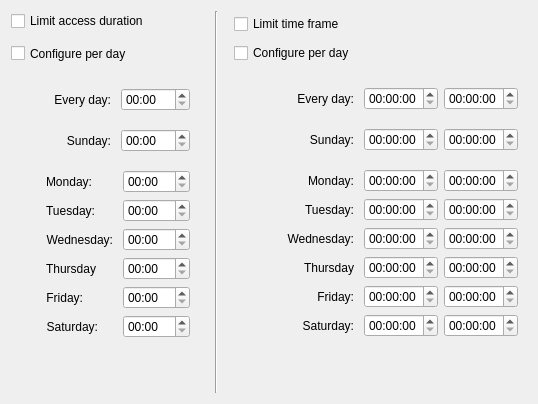
<?xml version="1.0" encoding="UTF-8"?>
<ui version="4.0">
 <class>Form</class>
 <widget class="QWidget" name="Form">
  <property name="geometry">
   <rect>
    <x>0</x>
    <y>0</y>
    <width>510</width>
    <height>347</height>
   </rect>
  </property>
  <property name="sizePolicy">
   <sizepolicy hsizetype="Preferred" vsizetype="Preferred">
    <horstretch>0</horstretch>
    <verstretch>0</verstretch>
   </sizepolicy>
  </property>
  <property name="minimumSize">
   <size>
    <width>0</width>
    <height>0</height>
   </size>
  </property>
  <property name="windowTitle">
   <string>Form</string>
  </property>
  <layout class="QGridLayout" name="gridLayout_4">
   <item row="0" column="0">
    <widget class="QCheckBox" name="ckLimit">
     <property name="layoutDirection">
      <enum>Qt::LeftToRight</enum>
     </property>
     <property name="text">
      <string>Limit access duration</string>
     </property>
    </widget>
   </item>
   <item row="0" column="2" rowspan="4">
    <widget class="Line" name="line">
     <property name="sizePolicy">
      <sizepolicy hsizetype="Minimum" vsizetype="Minimum">
       <horstretch>0</horstretch>
       <verstretch>0</verstretch>
      </sizepolicy>
     </property>
     <property name="orientation">
      <enum>Qt::Vertical</enum>
     </property>
    </widget>
   </item>
   <item row="0" column="4" rowspan="2">
    <widget class="QCheckBox" name="ckBound">
     <property name="enabled">
      <bool>true</bool>
     </property>
     <property name="layoutDirection">
      <enum>Qt::LeftToRight</enum>
     </property>
     <property name="text">
      <string>Limit time frame</string>
     </property>
    </widget>
   </item>
   <item row="2" column="0">
    <widget class="QWidget" name="wgLimitConf" native="true">
     <property name="sizePolicy">
      <sizepolicy hsizetype="Preferred" vsizetype="Minimum">
       <horstretch>0</horstretch>
       <verstretch>0</verstretch>
      </sizepolicy>
     </property>
     <layout class="QGridLayout" name="gridLayout">
      <property name="verticalSpacing">
       <number>0</number>
      </property>
      <property name="margin">
       <number>0</number>
      </property>
      <item row="0" column="0" colspan="2">
       <widget class="QCheckBox" name="ckLimitDay">
        <property name="minimumSize">
         <size>
          <width>0</width>
          <height>21</height>
         </size>
        </property>
        <property name="layoutDirection">
         <enum>Qt::LeftToRight</enum>
        </property>
        <property name="text">
         <string>Configure per day</string>
        </property>
       </widget>
      </item>
      <item row="1" column="1">
       <spacer name="verticalSpacer_6">
        <property name="orientation">
         <enum>Qt::Vertical</enum>
        </property>
        <property name="sizeType">
         <enum>QSizePolicy::Fixed</enum>
        </property>
        <property name="sizeHint" stdset="0">
         <size>
          <width>20</width>
          <height>15</height>
         </size>
        </property>
       </spacer>
      </item>
      <item row="2" column="1">
       <widget class="QWidget" name="wgLimitEveryDay" native="true">
        <layout class="QHBoxLayout" name="horizontalLayout_5">
         <item>
          <widget class="QLabel" name="lbLimit_0">
           <property name="minimumSize">
            <size>
             <width>0</width>
             <height>23</height>
            </size>
           </property>
           <property name="text">
            <string>Every day:</string>
           </property>
           <property name="alignment">
            <set>Qt::AlignRight|Qt::AlignTrailing|Qt::AlignVCenter</set>
           </property>
           <property name="margin">
            <number>0</number>
           </property>
           <property name="indent">
            <number>4</number>
           </property>
          </widget>
         </item>
         <item>
          <widget class="QTimeEdit" name="sbLimit_7">
           <property name="maximumSize">
            <size>
             <width>16777215</width>
             <height>16777215</height>
            </size>
           </property>
           <property name="displayFormat">
            <string>hh:mm</string>
           </property>
          </widget>
         </item>
        </layout>
       </widget>
      </item>
      <item row="3" column="0" rowspan="2">
       <spacer name="horizontalSpacer_6">
        <property name="orientation">
         <enum>Qt::Horizontal</enum>
        </property>
        <property name="sizeType">
         <enum>QSizePolicy::Fixed</enum>
        </property>
        <property name="sizeHint" stdset="0">
         <size>
          <width>20</width>
          <height>18</height>
         </size>
        </property>
       </spacer>
      </item>
      <item row="3" column="1">
       <layout class="QVBoxLayout" name="lyLimitWeek">
        <property name="spacing">
         <number>0</number>
        </property>
        <item>
         <widget class="QWidget" name="wgLimitSunday" native="true">
          <layout class="QHBoxLayout" name="horizontalLayout_6">
           <item>
            <widget class="QLabel" name="lbLimit_7">
             <property name="sizePolicy">
              <sizepolicy hsizetype="Preferred" vsizetype="Minimum">
               <horstretch>0</horstretch>
               <verstretch>0</verstretch>
              </sizepolicy>
             </property>
             <property name="minimumSize">
              <size>
               <width>0</width>
               <height>23</height>
              </size>
             </property>
             <property name="text">
              <string>Sunday:</string>
             </property>
             <property name="alignment">
              <set>Qt::AlignRight|Qt::AlignTrailing|Qt::AlignVCenter</set>
             </property>
             <property name="margin">
              <number>0</number>
             </property>
             <property name="indent">
              <number>4</number>
             </property>
            </widget>
           </item>
           <item>
            <widget class="QTimeEdit" name="sbLimit_0">
             <property name="maximumSize">
              <size>
               <width>16777215</width>
               <height>16777215</height>
              </size>
             </property>
             <property name="displayFormat">
              <string>hh:mm</string>
             </property>
            </widget>
           </item>
          </layout>
         </widget>
        </item>
        <item>
         <widget class="QWidget" name="wgLimitWeek" native="true">
          <layout class="QFormLayout" name="formLayout">
           <property name="fieldGrowthPolicy">
            <enum>QFormLayout::ExpandingFieldsGrow</enum>
           </property>
           <item row="0" column="0">
            <widget class="QLabel" name="lbLimit_1">
             <property name="minimumSize">
              <size>
               <width>0</width>
               <height>23</height>
              </size>
             </property>
             <property name="text">
              <string>Monday:</string>
             </property>
             <property name="alignment">
              <set>Qt::AlignRight|Qt::AlignTrailing|Qt::AlignVCenter</set>
             </property>
             <property name="margin">
              <number>0</number>
             </property>
             <property name="indent">
              <number>4</number>
             </property>
            </widget>
           </item>
           <item row="0" column="1">
            <widget class="QTimeEdit" name="sbLimit_1">
             <property name="minimumSize">
              <size>
               <width>67</width>
               <height>0</height>
              </size>
             </property>
             <property name="maximumSize">
              <size>
               <width>16777215</width>
               <height>16777215</height>
              </size>
             </property>
             <property name="displayFormat">
              <string>hh:mm</string>
             </property>
            </widget>
           </item>
           <item row="1" column="0">
            <widget class="QLabel" name="lbLimit_2">
             <property name="minimumSize">
              <size>
               <width>0</width>
               <height>23</height>
              </size>
             </property>
             <property name="text">
              <string>Tuesday:</string>
             </property>
             <property name="alignment">
              <set>Qt::AlignRight|Qt::AlignTrailing|Qt::AlignVCenter</set>
             </property>
             <property name="margin">
              <number>0</number>
             </property>
             <property name="indent">
              <number>4</number>
             </property>
            </widget>
           </item>
           <item row="1" column="1">
            <widget class="QTimeEdit" name="sbLimit_2">
             <property name="minimumSize">
              <size>
               <width>67</width>
               <height>0</height>
              </size>
             </property>
             <property name="maximumSize">
              <size>
               <width>16777215</width>
               <height>16777215</height>
              </size>
             </property>
             <property name="displayFormat">
              <string>hh:mm</string>
             </property>
            </widget>
           </item>
           <item row="2" column="0">
            <widget class="QLabel" name="lbLimit_3">
             <property name="minimumSize">
              <size>
               <width>0</width>
               <height>23</height>
              </size>
             </property>
             <property name="text">
              <string>Wednesday:</string>
             </property>
             <property name="alignment">
              <set>Qt::AlignRight|Qt::AlignTrailing|Qt::AlignVCenter</set>
             </property>
             <property name="margin">
              <number>0</number>
             </property>
             <property name="indent">
              <number>4</number>
             </property>
            </widget>
           </item>
           <item row="2" column="1">
            <widget class="QTimeEdit" name="sbLimit_3">
             <property name="minimumSize">
              <size>
               <width>67</width>
               <height>0</height>
              </size>
             </property>
             <property name="maximumSize">
              <size>
               <width>16777215</width>
               <height>16777215</height>
              </size>
             </property>
             <property name="displayFormat">
              <string>hh:mm</string>
             </property>
            </widget>
           </item>
           <item row="3" column="0">
            <widget class="QLabel" name="lbLimit_4">
             <property name="minimumSize">
              <size>
               <width>0</width>
               <height>23</height>
              </size>
             </property>
             <property name="text">
              <string>Thursday</string>
             </property>
             <property name="alignment">
              <set>Qt::AlignRight|Qt::AlignTrailing|Qt::AlignVCenter</set>
             </property>
             <property name="margin">
              <number>0</number>
             </property>
             <property name="indent">
              <number>4</number>
             </property>
            </widget>
           </item>
           <item row="3" column="1">
            <widget class="QTimeEdit" name="sbLimit_4">
             <property name="minimumSize">
              <size>
               <width>67</width>
               <height>0</height>
              </size>
             </property>
             <property name="maximumSize">
              <size>
               <width>16777215</width>
               <height>16777215</height>
              </size>
             </property>
             <property name="displayFormat">
              <string>hh:mm</string>
             </property>
            </widget>
           </item>
           <item row="4" column="0">
            <widget class="QLabel" name="lbLimit_5">
             <property name="minimumSize">
              <size>
               <width>0</width>
               <height>23</height>
              </size>
             </property>
             <property name="text">
              <string>Friday:</string>
             </property>
             <property name="alignment">
              <set>Qt::AlignRight|Qt::AlignTrailing|Qt::AlignVCenter</set>
             </property>
             <property name="margin">
              <number>0</number>
             </property>
             <property name="indent">
              <number>4</number>
             </property>
            </widget>
           </item>
           <item row="4" column="1">
            <widget class="QTimeEdit" name="sbLimit_5">
             <property name="minimumSize">
              <size>
               <width>67</width>
               <height>0</height>
              </size>
             </property>
             <property name="maximumSize">
              <size>
               <width>16777215</width>
               <height>16777215</height>
              </size>
             </property>
             <property name="displayFormat">
              <string>hh:mm</string>
             </property>
            </widget>
           </item>
           <item row="5" column="0">
            <widget class="QLabel" name="lbLimit_6">
             <property name="minimumSize">
              <size>
               <width>0</width>
               <height>23</height>
              </size>
             </property>
             <property name="text">
              <string>Saturday:</string>
             </property>
             <property name="alignment">
              <set>Qt::AlignRight|Qt::AlignTrailing|Qt::AlignVCenter</set>
             </property>
             <property name="margin">
              <number>0</number>
             </property>
             <property name="indent">
              <number>4</number>
             </property>
            </widget>
           </item>
           <item row="5" column="1">
            <widget class="QTimeEdit" name="sbLimit_6">
             <property name="minimumSize">
              <size>
               <width>67</width>
               <height>0</height>
              </size>
             </property>
             <property name="maximumSize">
              <size>
               <width>16777215</width>
               <height>16777215</height>
              </size>
             </property>
             <property name="displayFormat">
              <string>hh:mm</string>
             </property>
            </widget>
           </item>
          </layout>
         </widget>
        </item>
       </layout>
      </item>
      <item row="4" column="1">
       <spacer name="verticalSpacer">
        <property name="orientation">
         <enum>Qt::Vertical</enum>
        </property>
        <property name="sizeHint" stdset="0">
         <size>
          <width>20</width>
          <height>40</height>
         </size>
        </property>
       </spacer>
      </item>
     </layout>
    </widget>
   </item>
   <item row="2" column="1">
    <spacer name="horizontalSpacer_4">
     <property name="orientation">
      <enum>Qt::Horizontal</enum>
     </property>
     <property name="sizeType">
      <enum>QSizePolicy::MinimumExpanding</enum>
     </property>
     <property name="sizeHint" stdset="0">
      <size>
       <width>10</width>
       <height>163</height>
      </size>
     </property>
    </spacer>
   </item>
   <item row="2" column="3">
    <spacer name="horizontalSpacer_5">
     <property name="orientation">
      <enum>Qt::Horizontal</enum>
     </property>
     <property name="sizeType">
      <enum>QSizePolicy::Fixed</enum>
     </property>
     <property name="sizeHint" stdset="0">
      <size>
       <width>10</width>
       <height>163</height>
      </size>
     </property>
    </spacer>
   </item>
   <item row="2" column="4">
    <widget class="QWidget" name="wgBoundConf" native="true">
     <property name="sizePolicy">
      <sizepolicy hsizetype="Preferred" vsizetype="Minimum">
       <horstretch>0</horstretch>
       <verstretch>0</verstretch>
      </sizepolicy>
     </property>
     <layout class="QGridLayout" name="gridLayout_3">
      <property name="verticalSpacing">
       <number>0</number>
      </property>
      <property name="margin">
       <number>0</number>
      </property>
      <item row="0" column="0" colspan="3">
       <widget class="QCheckBox" name="ckBoundDay">
        <property name="enabled">
         <bool>true</bool>
        </property>
        <property name="layoutDirection">
         <enum>Qt::LeftToRight</enum>
        </property>
        <property name="text">
         <string>Configure per day</string>
        </property>
       </widget>
      </item>
      <item row="1" column="1" colspan="3">
       <spacer name="verticalSpacer_7">
        <property name="orientation">
         <enum>Qt::Vertical</enum>
        </property>
        <property name="sizeType">
         <enum>QSizePolicy::Fixed</enum>
        </property>
        <property name="sizeHint" stdset="0">
         <size>
          <width>20</width>
          <height>15</height>
         </size>
        </property>
       </spacer>
      </item>
      <item row="2" column="1" colspan="3">
       <widget class="QWidget" name="wgBoundEveryDay" native="true">
        <layout class="QHBoxLayout" name="horizontalLayout">
         <item>
          <widget class="QLabel" name="lbLimit_8">
           <property name="minimumSize">
            <size>
             <width>0</width>
             <height>23</height>
            </size>
           </property>
           <property name="text">
            <string>Every day:</string>
           </property>
           <property name="alignment">
            <set>Qt::AlignRight|Qt::AlignTrailing|Qt::AlignVCenter</set>
           </property>
           <property name="margin">
            <number>0</number>
           </property>
           <property name="indent">
            <number>4</number>
           </property>
          </widget>
         </item>
         <item>
          <widget class="QTimeEdit" name="sbFrom_7">
           <property name="enabled">
            <bool>true</bool>
           </property>
           <property name="maximumSize">
            <size>
             <width>16777215</width>
             <height>16777215</height>
            </size>
           </property>
          </widget>
         </item>
         <item>
          <widget class="QTimeEdit" name="sbTo_7">
           <property name="enabled">
            <bool>true</bool>
           </property>
           <property name="maximumSize">
            <size>
             <width>16777215</width>
             <height>16777215</height>
            </size>
           </property>
          </widget>
         </item>
        </layout>
       </widget>
      </item>
      <item row="3" column="0" rowspan="2">
       <spacer name="horizontalSpacer_7">
        <property name="orientation">
         <enum>Qt::Horizontal</enum>
        </property>
        <property name="sizeType">
         <enum>QSizePolicy::Fixed</enum>
        </property>
        <property name="sizeHint" stdset="0">
         <size>
          <width>20</width>
          <height>48</height>
         </size>
        </property>
       </spacer>
      </item>
      <item row="3" column="1" colspan="3">
       <layout class="QVBoxLayout" name="lyBoundWeek">
        <property name="spacing">
         <number>0</number>
        </property>
        <item>
         <widget class="QWidget" name="wgBoundSunday" native="true">
          <property name="sizePolicy">
           <sizepolicy hsizetype="Preferred" vsizetype="Minimum">
            <horstretch>0</horstretch>
            <verstretch>0</verstretch>
           </sizepolicy>
          </property>
          <layout class="QHBoxLayout" name="horizontalLayout_3">
           <item>
            <widget class="QLabel" name="lbLimit_9">
             <property name="minimumSize">
              <size>
               <width>0</width>
               <height>23</height>
              </size>
             </property>
             <property name="text">
              <string>Sunday:</string>
             </property>
             <property name="alignment">
              <set>Qt::AlignRight|Qt::AlignTrailing|Qt::AlignVCenter</set>
             </property>
             <property name="margin">
              <number>0</number>
             </property>
             <property name="indent">
              <number>4</number>
             </property>
            </widget>
           </item>
           <item>
            <widget class="QTimeEdit" name="sbFrom_0">
             <property name="enabled">
              <bool>true</bool>
             </property>
             <property name="maximumSize">
              <size>
               <width>16777215</width>
               <height>16777215</height>
              </size>
             </property>
            </widget>
           </item>
           <item>
            <widget class="QTimeEdit" name="sbTo_0">
             <property name="enabled">
              <bool>true</bool>
             </property>
             <property name="maximumSize">
              <size>
               <width>16777215</width>
               <height>16777215</height>
              </size>
             </property>
            </widget>
           </item>
          </layout>
         </widget>
        </item>
        <item>
         <widget class="QWidget" name="wgBoundWeek" native="true">
          <layout class="QGridLayout" name="gridLayout_2">
           <item row="0" column="0">
            <widget class="QLabel" name="lbLimit_10">
             <property name="minimumSize">
              <size>
               <width>0</width>
               <height>23</height>
              </size>
             </property>
             <property name="text">
              <string>Monday:</string>
             </property>
             <property name="alignment">
              <set>Qt::AlignRight|Qt::AlignTrailing|Qt::AlignVCenter</set>
             </property>
             <property name="margin">
              <number>0</number>
             </property>
             <property name="indent">
              <number>4</number>
             </property>
            </widget>
           </item>
           <item row="0" column="1">
            <widget class="QTimeEdit" name="sbFrom_1">
             <property name="enabled">
              <bool>true</bool>
             </property>
             <property name="maximumSize">
              <size>
               <width>16777215</width>
               <height>16777215</height>
              </size>
             </property>
            </widget>
           </item>
           <item row="0" column="2">
            <widget class="QTimeEdit" name="sbTo_1">
             <property name="enabled">
              <bool>true</bool>
             </property>
             <property name="maximumSize">
              <size>
               <width>16777215</width>
               <height>16777215</height>
              </size>
             </property>
            </widget>
           </item>
           <item row="1" column="0">
            <widget class="QLabel" name="lbLimit_11">
             <property name="minimumSize">
              <size>
               <width>0</width>
               <height>23</height>
              </size>
             </property>
             <property name="text">
              <string>Tuesday:</string>
             </property>
             <property name="alignment">
              <set>Qt::AlignRight|Qt::AlignTrailing|Qt::AlignVCenter</set>
             </property>
             <property name="margin">
              <number>0</number>
             </property>
             <property name="indent">
              <number>4</number>
             </property>
            </widget>
           </item>
           <item row="1" column="1">
            <widget class="QTimeEdit" name="sbFrom_2">
             <property name="enabled">
              <bool>true</bool>
             </property>
             <property name="maximumSize">
              <size>
               <width>16777215</width>
               <height>16777215</height>
              </size>
             </property>
            </widget>
           </item>
           <item row="1" column="2">
            <widget class="QTimeEdit" name="sbTo_2">
             <property name="enabled">
              <bool>true</bool>
             </property>
             <property name="maximumSize">
              <size>
               <width>16777215</width>
               <height>16777215</height>
              </size>
             </property>
            </widget>
           </item>
           <item row="2" column="0">
            <widget class="QLabel" name="lbLimit_12">
             <property name="minimumSize">
              <size>
               <width>0</width>
               <height>23</height>
              </size>
             </property>
             <property name="text">
              <string>Wednesday:</string>
             </property>
             <property name="alignment">
              <set>Qt::AlignRight|Qt::AlignTrailing|Qt::AlignVCenter</set>
             </property>
             <property name="margin">
              <number>0</number>
             </property>
             <property name="indent">
              <number>4</number>
             </property>
            </widget>
           </item>
           <item row="2" column="1">
            <widget class="QTimeEdit" name="sbFrom_3">
             <property name="enabled">
              <bool>true</bool>
             </property>
             <property name="maximumSize">
              <size>
               <width>16777215</width>
               <height>16777215</height>
              </size>
             </property>
            </widget>
           </item>
           <item row="2" column="2">
            <widget class="QTimeEdit" name="sbTo_3">
             <property name="enabled">
              <bool>true</bool>
             </property>
             <property name="maximumSize">
              <size>
               <width>16777215</width>
               <height>16777215</height>
              </size>
             </property>
            </widget>
           </item>
           <item row="3" column="0">
            <widget class="QLabel" name="lbLimit_13">
             <property name="minimumSize">
              <size>
               <width>0</width>
               <height>23</height>
              </size>
             </property>
             <property name="text">
              <string>Thursday</string>
             </property>
             <property name="alignment">
              <set>Qt::AlignRight|Qt::AlignTrailing|Qt::AlignVCenter</set>
             </property>
             <property name="margin">
              <number>0</number>
             </property>
             <property name="indent">
              <number>4</number>
             </property>
            </widget>
           </item>
           <item row="3" column="1">
            <widget class="QTimeEdit" name="sbFrom_4">
             <property name="enabled">
              <bool>true</bool>
             </property>
             <property name="maximumSize">
              <size>
               <width>16777215</width>
               <height>16777215</height>
              </size>
             </property>
            </widget>
           </item>
           <item row="3" column="2">
            <widget class="QTimeEdit" name="sbTo_4">
             <property name="enabled">
              <bool>true</bool>
             </property>
             <property name="maximumSize">
              <size>
               <width>16777215</width>
               <height>16777215</height>
              </size>
             </property>
            </widget>
           </item>
           <item row="4" column="0">
            <widget class="QLabel" name="lbLimit_14">
             <property name="minimumSize">
              <size>
               <width>0</width>
               <height>23</height>
              </size>
             </property>
             <property name="text">
              <string>Friday:</string>
             </property>
             <property name="alignment">
              <set>Qt::AlignRight|Qt::AlignTrailing|Qt::AlignVCenter</set>
             </property>
             <property name="margin">
              <number>0</number>
             </property>
             <property name="indent">
              <number>4</number>
             </property>
            </widget>
           </item>
           <item row="4" column="1">
            <widget class="QTimeEdit" name="sbFrom_5">
             <property name="enabled">
              <bool>true</bool>
             </property>
             <property name="maximumSize">
              <size>
               <width>16777215</width>
               <height>16777215</height>
              </size>
             </property>
            </widget>
           </item>
           <item row="4" column="2">
            <widget class="QTimeEdit" name="sbTo_5">
             <property name="enabled">
              <bool>true</bool>
             </property>
             <property name="maximumSize">
              <size>
               <width>16777215</width>
               <height>16777215</height>
              </size>
             </property>
            </widget>
           </item>
           <item row="5" column="0">
            <widget class="QLabel" name="lbLimit_15">
             <property name="minimumSize">
              <size>
               <width>0</width>
               <height>23</height>
              </size>
             </property>
             <property name="text">
              <string>Saturday:</string>
             </property>
             <property name="alignment">
              <set>Qt::AlignRight|Qt::AlignTrailing|Qt::AlignVCenter</set>
             </property>
             <property name="margin">
              <number>0</number>
             </property>
             <property name="indent">
              <number>4</number>
             </property>
            </widget>
           </item>
           <item row="5" column="1">
            <widget class="QTimeEdit" name="sbFrom_6">
             <property name="enabled">
              <bool>true</bool>
             </property>
             <property name="maximumSize">
              <size>
               <width>16777215</width>
               <height>16777215</height>
              </size>
             </property>
            </widget>
           </item>
           <item row="5" column="2">
            <widget class="QTimeEdit" name="sbTo_6">
             <property name="enabled">
              <bool>true</bool>
             </property>
             <property name="maximumSize">
              <size>
               <width>16777215</width>
               <height>16777215</height>
              </size>
             </property>
            </widget>
           </item>
          </layout>
         </widget>
        </item>
       </layout>
      </item>
      <item row="4" column="1" colspan="3">
       <spacer name="verticalSpacer_2">
        <property name="orientation">
         <enum>Qt::Vertical</enum>
        </property>
        <property name="sizeHint" stdset="0">
         <size>
          <width>20</width>
          <height>40</height>
         </size>
        </property>
       </spacer>
      </item>
     </layout>
    </widget>
   </item>
   <item row="2" column="5">
    <spacer name="horizontalSpacer">
     <property name="orientation">
      <enum>Qt::Horizontal</enum>
     </property>
     <property name="sizeHint" stdset="0">
      <size>
       <width>40</width>
       <height>20</height>
      </size>
     </property>
    </spacer>
   </item>
  </layout>
 </widget>
 <resources/>
 <connections/>
</ui>
